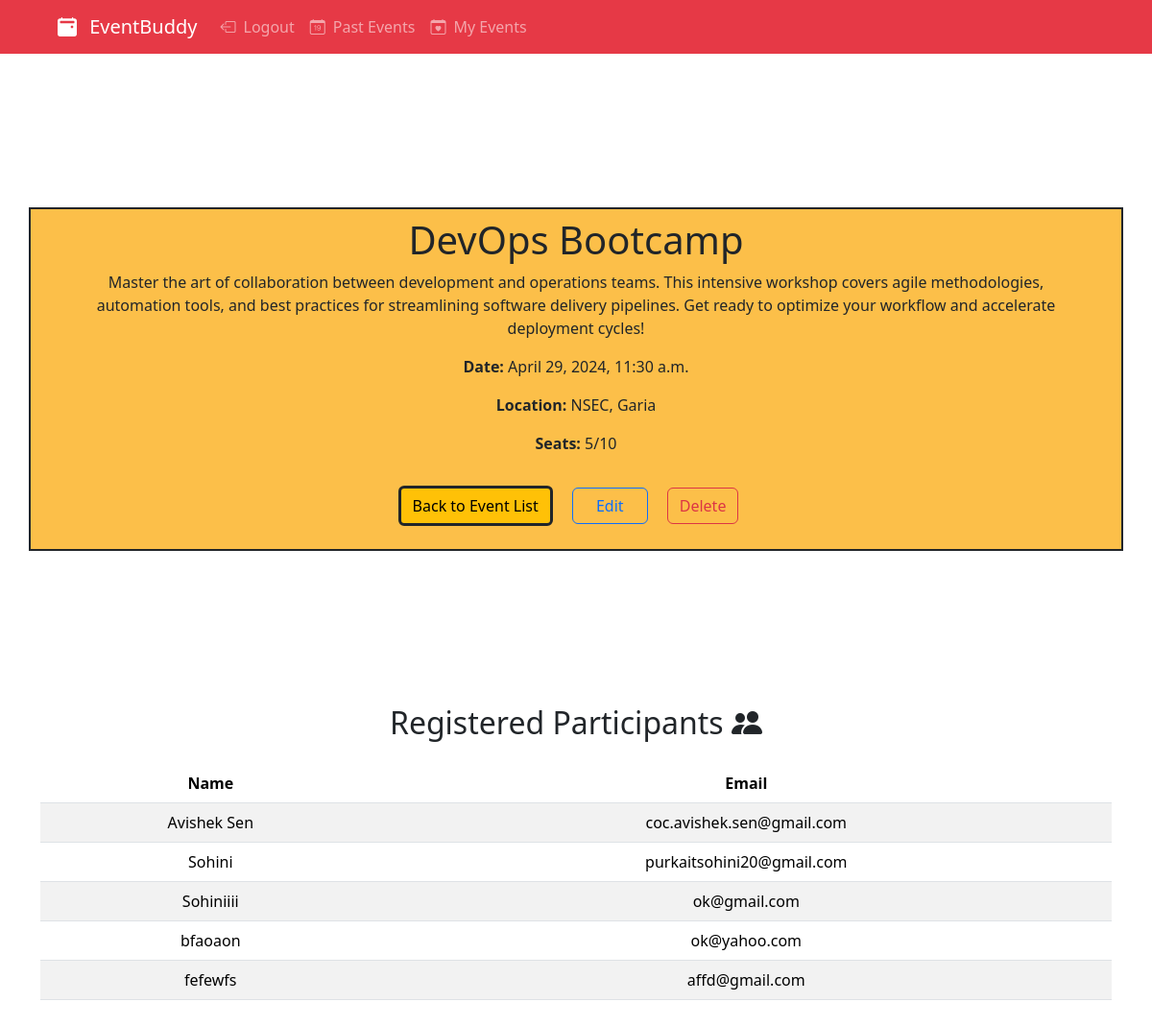
Page /view/27/ (signed in) on the committed database.
### events/models.py (models this page shows, shortened)
class Event(models.Model):
    title = models.CharField(max_length=200)
    description = models.TextField()
    date = models.DateTimeField()
    location = models.CharField(max_length=200)
    user = models.ForeignKey(User, on_delete=models.CASCADE, null=True)
    max_participants = models.IntegerField(default=5)
    num_participants = models.IntegerField(default=0)

class Participant(models.Model):
    name = models.CharField(max_length=200)
    email = models.EmailField()
    events = models.ManyToManyField(Event, related_name="participants")

### events/views.py (the view)
# urls.py: path("view/<int:event_id>/", views.view_events, name="view_events"),
def view_events(request, event_id): # pylint: disable=missing-function-docstring
    event = get_object_or_404(Event, pk=event_id)
    return render(
        request, "events/view_events.html", {"event": event, "now": timezone.now()}
    )

### events/templates/events/view_events.html (shortened to what this page needs)
{% extends "events/layout.html" %}
{% block content %}
<div class="container px-5 border border-dark border-2  p-2 pb-4" style="margin: 20vh auto; text-align: center; background-color: #fcbf49;">
  <h1>{{ event.title }}</h1>
  <p>{{ event.description }}</p>
  <p><strong>Date:</strong> {{ event.date }}</p>
  <p><strong>Location:</strong> {{ event.location }}</p>
  <p><strong>Seats:</strong> {{ event.num_participants }}/{{ event.max_participants }}</p>
  <a href="{% url 'events' %}" class="btn btn-warning border border-3 border-dark me-3 mt-3">Back to Event List</a>
  {% if user.is_authenticated and event.user == user %}
  <a href="{% url 'edit_events' event.id %}" class="btn btn-outline-primary me-3 px-4 marginbtn mt-3">Edit</a>
  <a href="{% url 'cancel_events' event.id %}" class="btn btn-outline-danger me-3 marginbtn mt-3">Delete</a>
  {% endif %}
</div>
<div class="container my-5">
  {% if user.is_authenticated and event.user == user %}
  <h2 class="text-center mb-4">Registered Participants <i class="bi bi-people-fill"></i></h2>
  <table class="table table-striped text-center" style="margin-bottom: 10vh;">
    <thead>
      <tr>
        <th scope="col">Name</th>
        <th scope="col">Email</th>
      </tr>
    </thead>
    <tbody>
      {% for participant in event.participants.all %}
        <tr>
          <td>{{ participant.name }}</td>
          <td>{{ participant.email }}</td>
        </tr>
      {% empty %}
        <tr>
          <td colspan="2">No participants have registered for this event yet.</td>
        </tr>
      {% endfor %}
    </tbody>
  </table>
  {% endif %}
</div>
{% endblock %}

### events/static/events/style.css (style rules this page uses)
.marginbtn { margin-right: 10vh; }

### rows in the picture
Event: title "DevOps Bootcamp", description "Master the art of collaboration between development and operations teams. This intensive workshop covers agile methodologies, automation tools, and best practices for streamlining software delivery pipelines. Get ready to optimize your workflow and accelerate deployment cycles!", date "April 29, 2024, 11:30 a.m.", location "NSEC, Garia", num_participants "5", max_participants "10"
Participant: name "Avishek Sen", email "coc.avishek.sen@gmail.com"
Participant: name "Sohini", email "purkaitsohini20@gmail.com"
Participant: name "Sohiniiii", email "ok@gmail.com"
Participant: name "bfaoaon", email "ok@yahoo.com"
Participant: name "fefewfs", email "affd@gmail.com"
